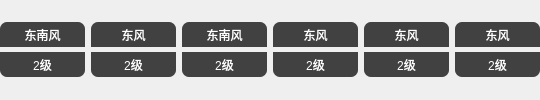
        <widget class="QWidget" name="widget0406" native="true">
         <layout class="QGridLayout" name="gridLayout_4">
          <property name="leftMargin">
           <number>0</number>
          </property>
          <property name="topMargin">
           <number>17</number>
          </property>
          <property name="rightMargin">
           <number>0</number>
          </property>
          <property name="bottomMargin">
           <number>17</number>
          </property>
          <property name="verticalSpacing">
           <number>0</number>
          </property>
          <item row="0" column="0">
           <widget class="QLabel" name="labelWindDir0">
            <property name="minimumSize">
             <size>
              <width>85</width>
              <height>25</height>
             </size>
            </property>
            <property name="maximumSize">
             <size>
              <width>85</width>
              <height>25</height>
             </size>
            </property>
            <property name="styleSheet">
             <string notr="true">color: rgb(255, 255, 255);
background-color: rgb(65, 65, 65);
border-radius:7px;
border-bottom-left-radius:0px;
border-bottom-right-radius:0px;</string>
            </property>
            <property name="text">
             <string>东南风</string>
            </property>
            <property name="alignment">
             <set>Qt::AlignCenter</set>
            </property>
           </widget>
          </item>
          <item row="0" column="1">
           <widget class="QLabel" name="labelWindDir1">
            <property name="minimumSize">
             <size>
              <width>85</width>
              <height>25</height>
             </size>
            </property>
            <property name="maximumSize">
             <size>
              <width>85</width>
              <height>25</height>
             </size>
            </property>
            <property name="styleSheet">
             <string notr="true">color: rgb(255, 255, 255);
background-color: rgb(65, 65, 65);
border-radius:7px;
border-bottom-left-radius:0px;
border-bottom-right-radius:0px;</string>
            </property>
            <property name="text">
             <string>东风</string>
            </property>
            <property name="alignment">
             <set>Qt::AlignCenter</set>
            </property>
           </widget>
          </item>
          <item row="0" column="2">
           <widget class="QLabel" name="labelWindDir2">
            <property name="minimumSize">
             <size>
              <width>85</width>
              <height>25</height>
             </size>
            </property>
            <property name="maximumSize">
             <size>
              <width>85</width>
              <height>25</height>
             </size>
            </property>
            <property name="styleSheet">
             <string notr="true">color: rgb(255, 255, 255);
background-color: rgb(65, 65, 65);
border-radius:7px;
border-bottom-left-radius:0px;
border-bottom-right-radius:0px;</string>
            </property>
            <property name="text">
             <string>东南风</string>
            </property>
            <property name="alignment">
             <set>Qt::AlignCenter</set>
            </property>
           </widget>
          </item>
          <item row="0" column="3">
           <widget class="QLabel" name="labelWindDir3">
            <property name="minimumSize">
             <size>
              <width>85</width>
              <height>25</height>
             </size>
            </property>
            <property name="maximumSize">
             <size>
              <width>85</width>
              <height>25</height>
             </size>
            </property>
            <property name="styleSheet">
             <string notr="true">color: rgb(255, 255, 255);
background-color: rgb(65, 65, 65);
border-radius:7px;
border-bottom-left-radius:0px;
border-bottom-right-radius:0px;</string>
            </property>
            <property name="text">
             <string>东风</string>
            </property>
            <property name="alignment">
             <set>Qt::AlignCenter</set>
            </property>
           </widget>
          </item>
          <item row="0" column="4">
           <widget class="QLabel" name="labelWindDir4">
            <property name="minimumSize">
             <size>
              <width>85</width>
              <height>25</height>
             </size>
            </property>
            <property name="maximumSize">
             <size>
              <width>85</width>
              <height>25</height>
             </size>
            </property>
            <property name="styleSheet">
             <string notr="true">color: rgb(255, 255, 255);
background-color: rgb(65, 65, 65);
border-radius:7px;
border-bottom-left-radius:0px;
border-bottom-right-radius:0px;</string>
            </property>
            <property name="text">
             <string>东风</string>
            </property>
            <property name="alignment">
             <set>Qt::AlignCenter</set>
            </property>
           </widget>
          </item>
          <item row="0" column="5">
           <widget class="QLabel" name="labelWindDir5">
            <property name="minimumSize">
             <size>
              <width>85</width>
              <height>25</height>
             </size>
            </property>
            <property name="maximumSize">
             <size>
              <width>85</width>
              <height>25</height>
             </size>
            </property>
            <property name="styleSheet">
             <string notr="true">color: rgb(255, 255, 255);
background-color: rgb(65, 65, 65);
border-radius:7px;
border-bottom-left-radius:0px;
border-bottom-right-radius:0px;</string>
            </property>
            <property name="text">
             <string>东风</string>
            </property>
            <property name="alignment">
             <set>Qt::AlignCenter</set>
            </property>
           </widget>
          </item>
          <item row="1" column="0">
           <widget class="QLabel" name="labelWindPow0">
            <property name="minimumSize">
             <size>
              <width>85</width>
              <height>25</height>
             </size>
            </property>
            <property name="maximumSize">
             <size>
              <width>85</width>
              <height>25</height>
             </size>
            </property>
            <property name="styleSheet">
             <string notr="true">color: rgb(255, 255, 255);
background-color: rgb(65, 65, 65);
border-radius:7px;
border-top-left-radius:0px;
border-top-right-radius:0px;

</string>
            </property>
            <property name="text">
             <string>2级</string>
            </property>
            <property name="alignment">
             <set>Qt::AlignCenter</set>
            </property>
           </widget>
          </item>
          <item row="1" column="1">
           <widget class="QLabel" name="labelWindPow1">
            <property name="minimumSize">
             <size>
              <width>85</width>
              <height>25</height>
             </size>
            </property>
            <property name="maximumSize">
             <size>
              <width>85</width>
              <height>25</height>
             </size>
            </property>
            <property name="styleSheet">
             <string notr="true">color: rgb(255, 255, 255);
background-color: rgb(65, 65, 65);
border-radius:7px;
border-top-left-radius:0px;
border-top-right-radius:0px;

</string>
            </property>
            <property name="text">
             <string>2级</string>
            </property>
            <property name="alignment">
             <set>Qt::AlignCenter</set>
            </property>
           </widget>
          </item>
          <item row="1" column="2">
           <widget class="QLabel" name="labelWindPow2">
            <property name="minimumSize">
             <size>
              <width>85</width>
              <height>25</height>
             </size>
            </property>
            <property name="maximumSize">
             <size>
              <width>85</width>
              <height>25</height>
             </size>
            </property>
            <property name="styleSheet">
             <string notr="true">color: rgb(255, 255, 255);
background-color: rgb(65, 65, 65);
border-radius:7px;
border-top-left-radius:0px;
border-top-right-radius:0px;

</string>
            </property>
            <property name="text">
             <string>2级</string>
            </property>
            <property name="alignment">
             <set>Qt::AlignCenter</set>
            </property>
           </widget>
          </item>
          <item row="1" column="3">
           <widget class="QLabel" name="labelWindPow3">
            <property name="minimumSize">
             <size>
              <width>85</width>
              <height>25</height>
             </size>
            </property>
            <property name="maximumSize">
             <size>
              <width>85</width>
              <height>25</height>
             </size>
            </property>
            <property name="styleSheet">
             <string notr="true">color: rgb(255, 255, 255);
background-color: rgb(65, 65, 65);
border-radius:7px;
border-top-left-radius:0px;
border-top-right-radius:0px;

</string>
            </property>
            <property name="text">
             <string>2级</string>
            </property>
            <property name="alignment">
             <set>Qt::AlignCenter</set>
            </property>
           </widget>
          </item>
          <item row="1" column="4">
           <widget class="QLabel" name="labelWindPow4">
            <property name="minimumSize">
             <size>
              <width>85</width>
              <height>25</height>
             </size>
            </property>
            <property name="maximumSize">
             <size>
              <width>85</width>
              <height>25</height>
             </size>
            </property>
            <property name="styleSheet">
             <string notr="true">color: rgb(255, 255, 255);
background-color: rgb(65, 65, 65);
border-radius:7px;
border-top-left-radius:0px;
border-top-right-radius:0px;

</string>
            </property>
            <property name="text">
             <string>2级</string>
            </property>
            <property name="alignment">
             <set>Qt::AlignCenter</set>
            </property>
           </widget>
          </item>
          <item row="1" column="5">
           <widget class="QLabel" name="labelWindPow5">
            <property name="minimumSize">
             <size>
              <width>85</width>
              <height>25</height>
             </size>
            </property>
            <property name="maximumSize">
             <size>
              <width>85</width>
              <height>25</height>
             </size>
            </property>
            <property name="styleSheet">
             <string notr="true">color: rgb(255, 255, 255);
background-color: rgb(65, 65, 65);
border-radius:7px;
border-top-left-radius:0px;
border-top-right-radius:0px;

</string>
            </property>
            <property name="text">
             <string>2级</string>
            </property>
            <property name="alignment">
             <set>Qt::AlignCenter</set>
            </property>
           </widget>
          </item>
         </layout>
        </widget>
